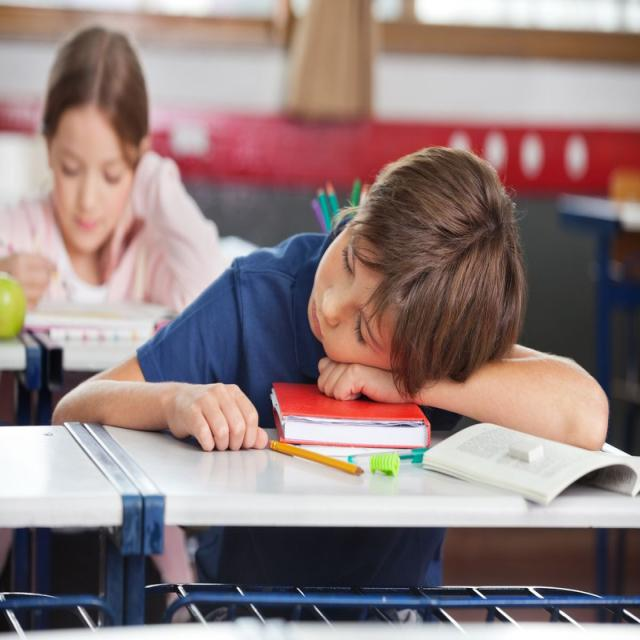
#> input picture image_data/Sleeping.jpg, 640 x 640 px
$ jupyter execute --allow-errors 'Read Image using Python.ipynb'
#> lines starting #> are read from the running program, lines starting #| are printed output that depends on the picture
[cell 1]
from PIL import Image
import numpy as np

# Read image using Pillow

[cell 2]
# Read image
image = Image.open("image_data/Sleeping.jpg")
#> image is the input picture: PIL image 640x640 RGB; mean R, G, B 146.1, 126.7, 126

[cell 3]
# Show Image
image.show()

[cell 4]
#print type of image
print(type(image))
#| <class 'PIL.JpegImagePlugin.JpegImageFile'>

[cell 5]
#check property of image
print(image.format, image.size, image.mode)
#| JPEG (640, 640) RGB

[cell 6]
# convert numpy array
image_np =np.asarray(image)

[cell 7]
print(type(image_np))
#| <class 'numpy.ndarray'>

# Read Image using Matplotlib

[cell 8]
import matplotlib.image as mpimg
import matplotlib.pyplot as plt

[cell 9]
image = mpimg.imread("image_data/Sleeping.jpg")

[cell 10]
print(type(image))
#| <class 'numpy.ndarray'>

#> (a cell that did not finish here is left out)

[cell 12]
plt.imshow(image)
plt.colorbar()
plt.show()
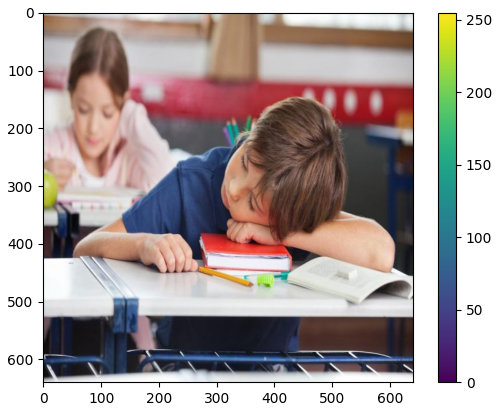
#> figure drawn by matplotlib, 2 panels

# Read Image using Scikit_image

[cell 13]
from skimage import io

[cell 14]
image = io.imread("image_data/Sleeping.jpg")

[cell 15]
print(type(image))
#| <class 'numpy.ndarray'>

[cell 16]
plt.imshow(image)
plt.show()

#  Read Image using OpenCV

[cell 17]
import cv2

[cell 18]
image = cv2.imread("image_data/Sleeping.jpg", 0)
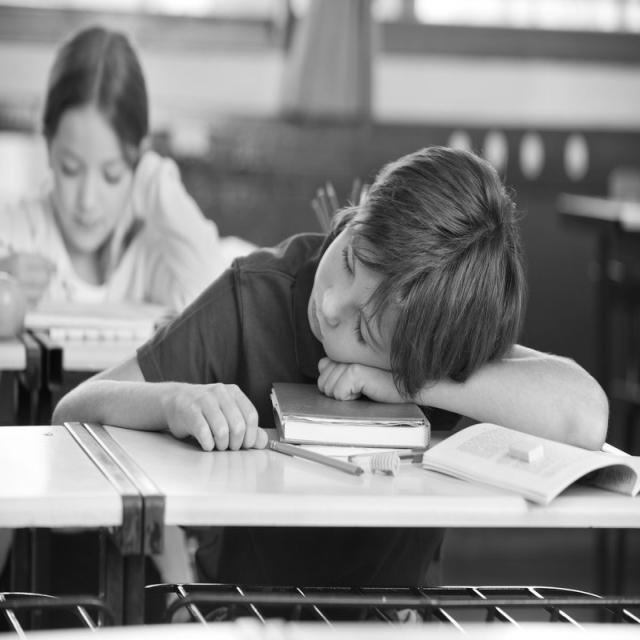
#> image: shape (640, 640); min 0, max 255, mean 132.4

[cell 19]
cv2.imshow("Gray Image",image)
cv2.waitKey(0)
cv2.destroyAllWindows()

[cell 20]
image = cv2.imread("image_data/Sleeping.jpg", 1)
#> image: shape (640, 640, 3)
cv2.imshow("Color Image",image)
cv2.waitKey(0)
cv2.destroyAllWindows()

$ run again, with image_data/image2.jpg copied over image_data/Sleeping.jpg
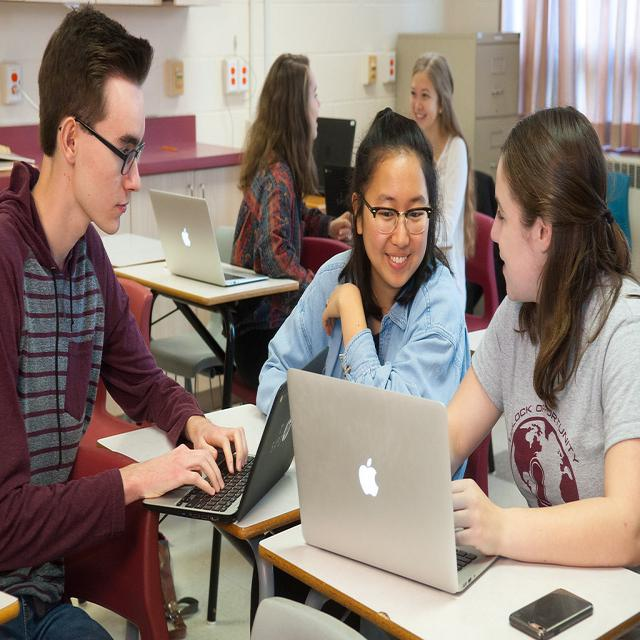
#> input picture image_data/image2.jpg, 640 x 640 px
#> image is the input picture: PIL image 640x640 RGB; mean R, G, B 142.6, 126.9, 118.1
#| <class 'PIL.JpegImagePlugin.JpegImageFile'>
#| JPEG (640, 640) RGB
#| <class 'numpy.ndarray'>
#| <class 'numpy.ndarray'>
#> `plt.show()`:
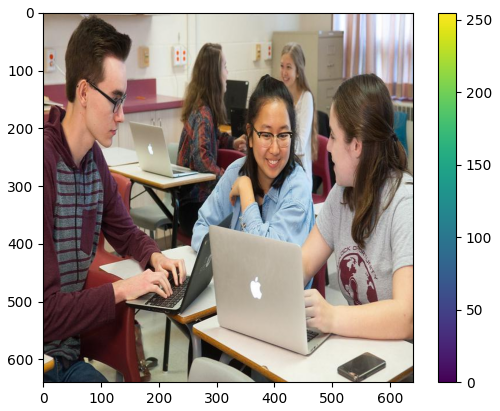
#> figure drawn by matplotlib, 2 panels
#| <class 'numpy.ndarray'>
#> `image = cv2.imread("image_data/Sleeping.jpg", 0)`:
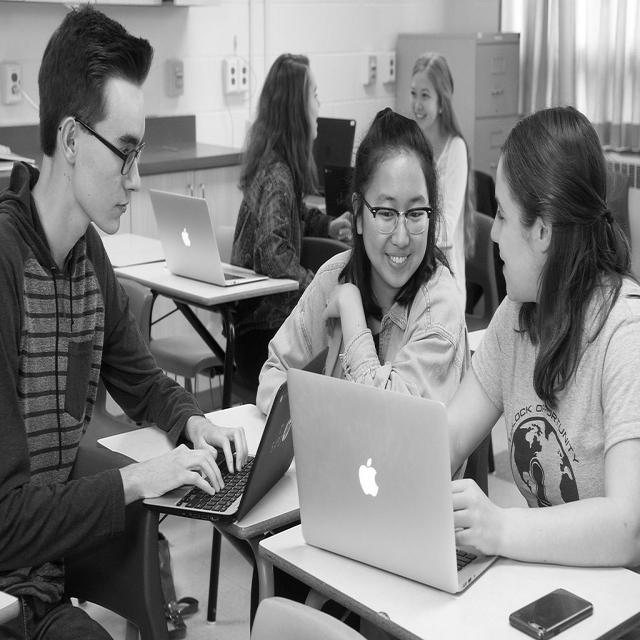
#> image: shape (640, 640); min 0, max 255, mean 130.6

$ run again, with image_data/pasted.jpg copied over image_data/Sleeping.jpg
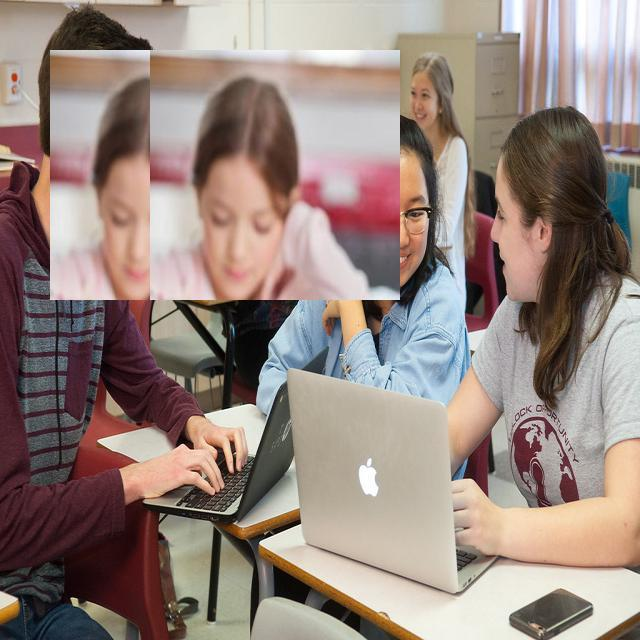
#> input picture image_data/pasted.jpg, 640 x 640 px
#> image is the input picture: PIL image 640x640 RGB; mean R, G, B 150.3, 133.3, 126.1
#| <class 'PIL.JpegImagePlugin.JpegImageFile'>
#| JPEG (640, 640) RGB
#| <class 'numpy.ndarray'>
#| <class 'numpy.ndarray'>
#> `plt.show()`:
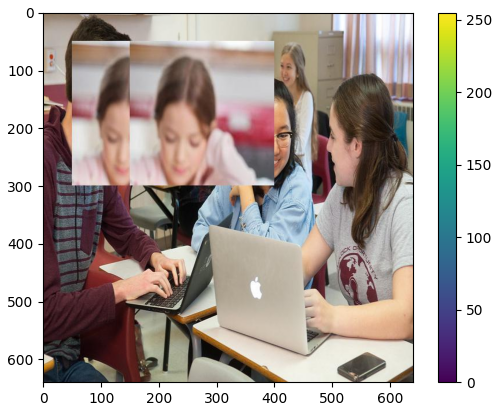
#> figure drawn by matplotlib, 2 panels
#| <class 'numpy.ndarray'>
#> `image = cv2.imread("image_data/Sleeping.jpg", 0)`:
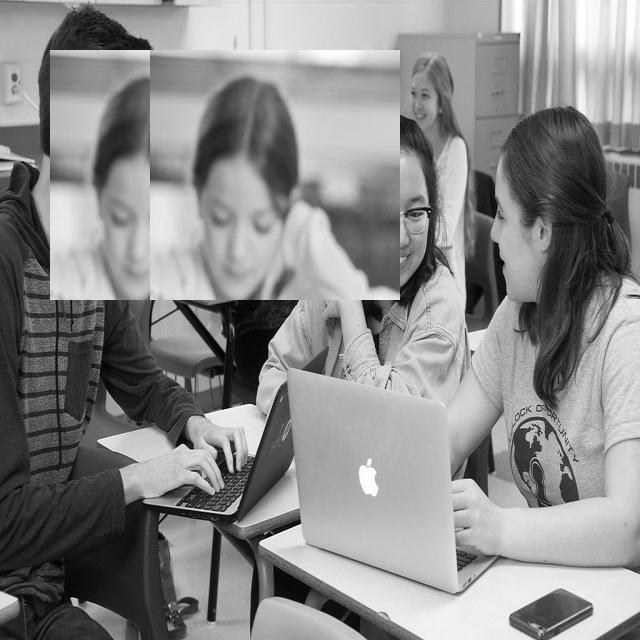
#> image: shape (640, 640); min 0, max 255, mean 137.6
